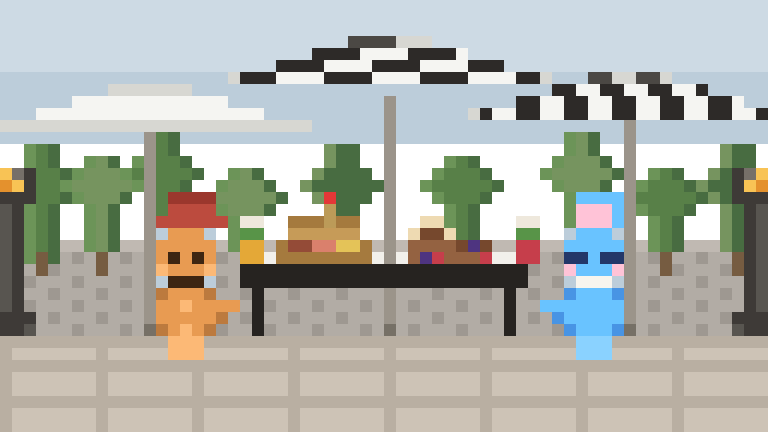

This chart was generated by the following Python code:
from PIL import Image, ImageDraw
import math, random

S = 12
W, H = 64 * S, 36 * S
img = Image.new('RGB', (W, H), (255, 255, 255))

def sp(x, y, c):
    if 0 <= x < 64 and 0 <= y < 36:
        px = Image.new('RGB', (S, S), c)
        img.paste(px, (x * S, y * S))

def fl(y1, y2, x1, x2, c):
    for y in range(y1, y2 + 1):
        for x in range(x1, x2 + 1):
            sp(x, y, c)

def wrow(y, x1, x2, c):
    for x in range(x1, x2 + 1): sp(x, y, c)

def wcol(x, y1, y2, c):
    for y in range(y1, y2 + 1): sp(x, y, c)

# ── 颜色 ──
SKY    = (188, 205, 218)   # 湾区早晨灰蓝天
SKY_L  = (205, 218, 228)
WALL   = (178, 172, 165)   # 灰砖墙
WALL_L = (192, 185, 178)
WALL_D = (158, 152, 145)
TREE1  = (88, 128, 72)     # 深绿树
TREE1L = (108, 148, 88)
TREE2  = (118, 148, 95)    # 中绿
TREE3  = (72, 108, 65)     # 暗绿
TRUNK  = (118, 92, 65)     # 树干
TRUNK_D= (95, 72, 48)

# 遮阳伞
UMB_W  = (245, 245, 242)   # 白色
UMB_WD = (215, 215, 210)   # 白色暗
UMB_BK = (45, 42, 40)      # 黑色
UMB_BKL= (75, 72, 68)      # 黑色亮
UMB_POLE = (155, 148, 138) # 伞柱
UMB_POLE_D = (118, 112, 102)

# 取暖炉
HEAT_D = (62, 58, 55)      # 炉体深灰
HEAT_M = (88, 85, 80)      # 炉体中
HEAT_L = (118, 112, 105)   # 炉体亮
HEAT_F = (228, 145, 45)    # 火焰橙
HEAT_FL= (248, 195, 85)    # 火焰亮黄

# 桌椅地面
TABLE  = (38, 35, 32)      # 黑桌
TABLE_L= (62, 58, 55)
CHAIR  = (52, 48, 45)      # 黑椅
GROUND = (205, 195, 182)   # 户外地面暖灰
GROUND_D=(185, 175, 162)

# 食物
PLATE  = (242, 240, 235)   # 白盘
BREAD  = (198, 155, 88)    # 恰巴塔面包
BREAD_D= (165, 122, 62)    # 面包暗
BEEF   = (148, 75, 55)     # 牛肉
SHRIMP = (218, 128, 108)   # 虾
CHEESE = (228, 195, 88)    # 芝士黄
LETTUCE= (118, 168, 88)    # 蔬菜
CAKE_B = (148, 98, 65)     # 蛋糕棕
CAKE_BD= (118, 72, 45)
SOUFFLE= (238, 218, 178)   # 舒芙蕾
BERRY_B= (78, 52, 128)     # 蓝莓
BERRY_R= (198, 62, 75)     # 草莓
STRAW  = (198, 62, 75)     # 草莓底料
MANGO  = (228, 168, 55)    # 芒果底料
MATCHA = (88, 148, 72)     # 抹茶绿
MILK_F = (238, 232, 220)   # 奶泡
CUP    = (55, 52, 48)      # 黑杯

# 角色颜色
GB     = (232, 155, 82)
GBD    = (188, 122, 62)
GB_CHEEK=(252, 185, 118)
GB_EYE = (62, 38, 18)
HAT_RED= (188, 75, 62)
HAT_RD = (155, 55, 45)
BUN_B  = (105, 195, 255)
BUN_L  = (138, 210, 255)
BUN_D  = (72, 148, 228)
BUN_IN = (255, 195, 215)
BUN_EYE= (35, 55, 105)
TOOTH  = (248, 245, 238)

# ── 天空 ──
fl(0, 11, 0, 63, SKY)
fl(0, 5, 0, 63, SKY_L)

# ── 远景砖墙 y=20~27 ──
fl(20, 27, 0, 63, WALL)
# 砖缝
for _wy in range(20, 28, 2):
    for _wx in range(0, 64, 4):
        sp(_wx, _wy, WALL_D)
for _wy in range(21, 28, 2):
    for _wx in range(2, 64, 4):
        sp(_wx, _wy, WALL_D)
wrow(20, 0, 63, WALL_L)

# ── 远景树木（墙后探出树冠）──
# 左侧高树 x=2~5, y=0~8
def draw_tree(cx, top, h, c, cl, cd):
    # 树冠不规则
    for dy in range(h):
        y = top + dy
        w = max(1, 3 - abs(dy - h//3))
        for dx in range(-w, w+1):
            col = cl if dx == -w else (cd if dx == w else c)
            sp(cx+dx, y, col)

draw_tree(3, 12, 10, TREE1, TREE1L, TREE3)
draw_tree(8, 13, 8, TREE2, TREE1L, TREE3)
draw_tree(13, 11, 11, TREE1, TREE1L, TREE3)
draw_tree(20, 14, 7, TREE2, TREE1L, TREE3)
draw_tree(28, 12, 9, TREE3, TREE2, TREE3)
draw_tree(38, 13, 8, TREE1, TREE1L, TREE3)
draw_tree(48, 11, 10, TREE2, TREE1L, TREE3)
draw_tree(55, 14, 7, TREE1, TREE1L, TREE3)
draw_tree(61, 12, 9, TREE3, TREE2, TREE3)

# 树干（墙前露出部分）
for _tx, _ty in [(3,21),(8,21),(13,22),(28,21),(48,22),(55,21),(61,21)]:
    for _dy in range(2):
        sp(_tx, _ty+_dy, TRUNK)

# ── 地面 y=28~35 ──
fl(28, 35, 0, 63, GROUND)
wrow(28, 0, 63, GROUND_D)
# 地砖缝
for _gx in range(0, 64, 8):
    wcol(_gx, 28, 35, GROUND_D)
for _gy in range(30, 36, 3):
    wrow(_gy, 0, 63, GROUND_D)

# ── 三把遮阳伞 ──
# 伞形：梯形顶 + 柱子
def draw_umbrella(cx, pole_top, pole_bot, canopy_y, canopy_w, style):
    # 伞柱
    for _y in range(pole_top, pole_bot+1):
        sp(cx, _y, UMB_POLE)
        if _y == pole_bot: sp(cx, _y, UMB_POLE_D)
    # 伞蓬（梯形，从canopy_y开始，往下3行，宽从窄到宽）
    for _dy in range(4):
        _y = canopy_y + _dy
        _w = canopy_w * (_dy+1) // 4
        for _dx in range(-_w, _w+1):
            _x = cx + _dx
            if 0 <= _x < 64:
                if style == 'white':
                    col = UMB_W if _dy < 3 else UMB_WD
                    if _dy == 0: col = UMB_WD
                elif style == 'wide_stripe':
                    # 宽条：每4格交替黑白
                    seg = (_dx + _w) // 4
                    col = UMB_BK if seg % 2 == 0 else UMB_W
                    if _dy == 0: col = UMB_BKL if seg%2==0 else UMB_WD
                elif style == 'thin_stripe':
                    # 细条：每2格交替
                    seg = (_dx + _w) // 2
                    col = UMB_BK if seg % 2 == 0 else UMB_W
                    if _dy == 0: col = UMB_BKL if seg%2==0 else UMB_WD
                sp(_x, _y, col)
    # 伞蓬底边（加暗色）
    _y = canopy_y + 3
    sp(cx - canopy_w, _y, UMB_WD)
    sp(cx + canopy_w, _y, UMB_WD)

# 左伞（白色）x=12, 伞冠y=12, 宽13
draw_umbrella(12, 10, 27, 7, 13, 'white')
# 中伞（黑白宽条）x=32, 伞冠y=8, 宽13（最高）
draw_umbrella(32, 8, 27, 3, 13, 'wide_stripe')
# 右伞（黑白细条）x=52, 伞冠y=11, 宽13
draw_umbrella(52, 10, 27, 6, 13, 'thin_stripe')

# ── 取暖炉（两侧，高细柱形）──
def draw_heater(cx, y_top, y_bot):
    # 底座
    fl(y_bot-1, y_bot, cx-2, cx+2, HEAT_D)
    sp(cx-2, y_bot, HEAT_M); sp(cx+2, y_bot, HEAT_M)
    # 细柱
    for _y in range(y_top+3, y_bot-1):
        sp(cx, _y, HEAT_M)
        sp(cx-1, _y, HEAT_D)
        sp(cx+1, _y, HEAT_D)
    # 头部火焰罩
    fl(y_top, y_top+2, cx-2, cx+2, HEAT_D)
    sp(cx-1, y_top, HEAT_L); sp(cx, y_top, HEAT_L); sp(cx+1, y_top, HEAT_L)
    # 火焰
    sp(cx, y_top+1, HEAT_F)
    sp(cx-1, y_top+1, HEAT_FL); sp(cx+1, y_top+1, HEAT_FL)
    sp(cx, y_top, HEAT_FL)

draw_heater(0, 14, 27)
draw_heater(63, 14, 27)

# ── 黑色桌子（侧视，居中）──
# 桌面 y=22, x=20~43
fl(22, 22, 20, 43, TABLE_L)
wrow(22, 20, 43, TABLE)
fl(23, 23, 20, 43, TABLE)
# 桌腿
wcol(21, 24, 27, TABLE)
wcol(42, 24, 27, TABLE)

# ── 食物（桌上）──
# 左盘：三明治（恰巴塔），x=23~30, y=20~22
# 白盘底
fl(21, 21, 22, 31, PLATE)
# 面包底层
fl(20, 21, 23, 30, BREAD_D)
fl(19, 20, 24, 29, BREAD)
# 夹层：牛肉、虾、芝士、蔬菜
wrow(20, 24, 25, BEEF)
wrow(20, 26, 27, SHRIMP)
wrow(20, 28, 29, CHEESE)
sp(24, 19, LETTUCE); sp(27, 19, LETTUCE); sp(29, 19, LETTUCE)
# 面包顶层
fl(18, 19, 24, 29, BREAD)
wrow(18, 24, 29, BREAD_D)
# 牙签
sp(27, 17, (188, 155, 88))
sp(27, 18, (188, 155, 88))
sp(27, 16, (228, 55, 55))  # 牙签头红色

# 右盘：蛋糕，x=33~41, y=19~22
fl(21, 21, 33, 42, PLATE)
# 蛋糕块1
fl(19, 21, 34, 37, CAKE_B)
wrow(19, 34, 37, CAKE_BD)
sp(34, 19, CAKE_BD); sp(37, 19, CAKE_BD)
# 舒芙蕾（圆顶）
sp(35, 18, SOUFFLE); sp(36, 18, SOUFFLE)
sp(34, 19, SOUFFLE); sp(37, 19, SOUFFLE)  # 圆弧边
# 蛋糕块2（小）
fl(20, 21, 38, 40, CAKE_B)
wrow(20, 38, 40, CAKE_BD)
# 浆果
sp(35, 21, BERRY_B); sp(36, 21, BERRY_R)
sp(39, 20, BERRY_B); sp(40, 21, BERRY_R)

# ── 两杯抹茶拿铁（桌上，角色旁）──
# 左杯（芒果底料）x=20~21, y=19~22
fl(19, 21, 20, 21, CUP)
fl(20, 21, 20, 21, MANGO)   # 底部芒果黄
sp(20, 19, MATCHA); sp(21, 19, MATCHA)  # 抹茶层
sp(20, 18, MILK_F); sp(21, 18, MILK_F) # 奶泡

# 右杯（草莓底料）x=43~44, y=19~22
fl(19, 21, 43, 44, CUP)
fl(20, 21, 43, 44, STRAW)   # 草莓红底
sp(43, 19, MATCHA); sp(44, 19, MATCHA)
sp(43, 18, MILK_F); sp(44, 18, MILK_F)

# ── 姜饼人（左，GCX=15, GCY=21）──
GCX, GCY = 15, 21
S2 = S  # 用sp()直接画

# 帽子
fl(GCY-5, GCY-4, GCX-1, GCX+2, HAT_RED)
wrow(GCY-5, GCX-1, GCX+2, HAT_RD)
fl(GCY-3, GCY-3, GCX-2, GCX+3, HAT_RED)

# 头
fl(GCY-2, GCY+2, GCX-2, GCX+2, GB)
# 圆角
sp(GCX-2, GCY-2, SKY); sp(GCX+2, GCY-2, SKY)
sp(GCX-2, GCY+2, SKY); sp(GCX+2, GCY+2, SKY)
# 眼
sp(GCX-1, GCY, GB_EYE); sp(GCX+1, GCY, GB_EYE)
# 腮红
sp(GCX-2, GCY+1, GB_CHEEK); sp(GCX+2, GCY+1, GB_CHEEK)
# 嘴（微笑）
sp(GCX-1, GCY+2, GB_EYE); sp(GCX, GCY+2, GB_EYE); sp(GCX+1, GCY+2, GB_EYE)
# 身体
fl(GCY+3, GCY+6, GCX-2, GCX+2, GB)
sp(GCX-2, GCY+3, GBD); sp(GCX+2, GCY+3, GBD)
sp(GCX-2, GCY+6, GBD); sp(GCX+2, GCY+6, GBD)
# 扣子
sp(GCX, GCY+4, GB_CHEEK); sp(GCX, GCY+6, GB_CHEEK)
# 手臂（向右伸向桌子）
sp(GCX+3, GCY+4, GB); sp(GCX+4, GCY+4, GB)
sp(GCX+3, GCY+5, GBD)
# 腿
fl(GCY+7, GCY+8, GCX-1, GCX+1, GB_CHEEK)

# ── 蓝兔子（右，BCX=49, BCY=21）──
BCX, BCY = 49, 21

# 耳朵
fl(BCY-5, BCY-3, BCX-1, BCX, BUN_B)
fl(BCY-4, BCY-3, BCX-1, BCX, BUN_IN)  # 内侧粉
fl(BCY-5, BCY-3, BCX+1, BCX+2, BUN_B)
fl(BCY-4, BCY-3, BCX+1, BCX+1, BUN_IN)
# 头
fl(BCY-2, BCY+2, BCX-2, BCX+2, BUN_B)
sp(BCX-2, BCY-2, SKY); sp(BCX+2, BCY-2, SKY)
sp(BCX-2, BCY+2, SKY); sp(BCX+2, BCY+2, SKY)
# 眼（两格宽）
sp(BCX-2, BCY, BUN_EYE); sp(BCX-1, BCY, BUN_EYE)
sp(BCX+1, BCY, BUN_EYE); sp(BCX+2, BCY, BUN_EYE)
# 腮红
sp(BCX-2, BCY+1, BUN_IN); sp(BCX+2, BCY+1, BUN_IN)
# 嘴（白色）
sp(BCX-1, BCY+2, TOOTH); sp(BCX, BCY+2, TOOTH); sp(BCX+1, BCY+2, TOOTH)
# 身体
fl(BCY+3, BCY+6, BCX-2, BCX+2, BUN_B)
sp(BCX-2, BCY+3, BUN_D); sp(BCX+2, BCY+3, BUN_D)
sp(BCX-2, BCY+6, BUN_D); sp(BCX+2, BCY+6, BUN_D)
# 手臂（向左伸向桌子）
sp(BCX-3, BCY+4, BUN_B); sp(BCX-4, BCY+4, BUN_B)
sp(BCX-3, BCY+5, BUN_D)
# 腿
fl(BCY+7, BCY+8, BCX-1, BCX+1, BUN_L)

img.save('pixel_fabrini.png')
print('Saved')
